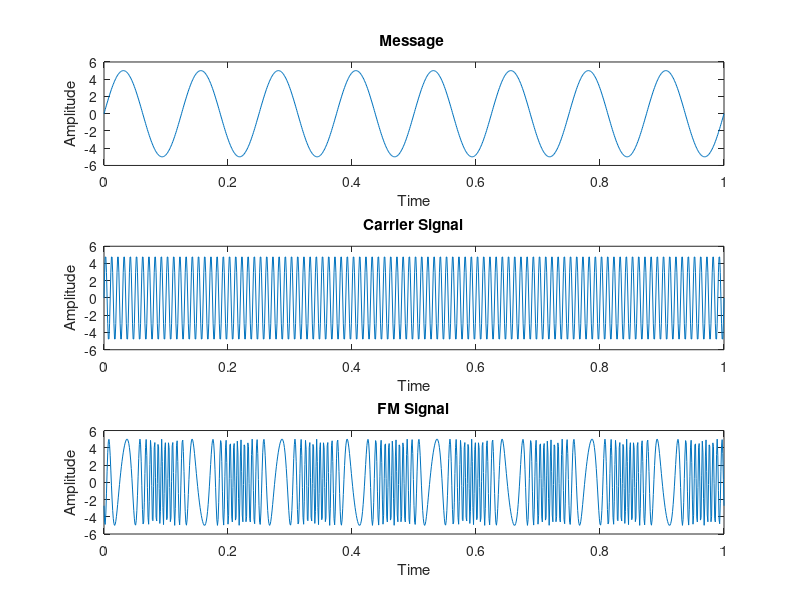

Write the MATLAB code that produced this figure.
clc;
clear all;
close all;
t =0:0.001:1; %upto 1000 samples
vm = 5;%Enter Amplitude (Message)
vc = 5; %Enter Amplitude (Carrier)
fM = 8; %Enter Message frequency 
fc = 100; %Enter Carrier frequency 
m = 10; %Enter Modulation Index 
msg = vm*sin(2*pi*fM*t);
subplot(3,1,1); %plotting message signal
plot(t,msg);
xlabel('Time');
ylabel('Amplitude');
title('Message ');

carrier = vc*sin(2*pi*fc*t);
subplot(3,1,2); %plotting carrier signal
plot(t,carrier);
xlabel('Time');
ylabel('Amplitude');
title('Carrier Signal');

y = vc*sin(2*pi*fc*t+m.*cos(2*pi*fM*t));
subplot(3,1,3);%plotting FM (Frequency Modulated) signal
plot(t,y);
xlabel('Time');
ylabel('Amplitude');
title('FM Signal');
